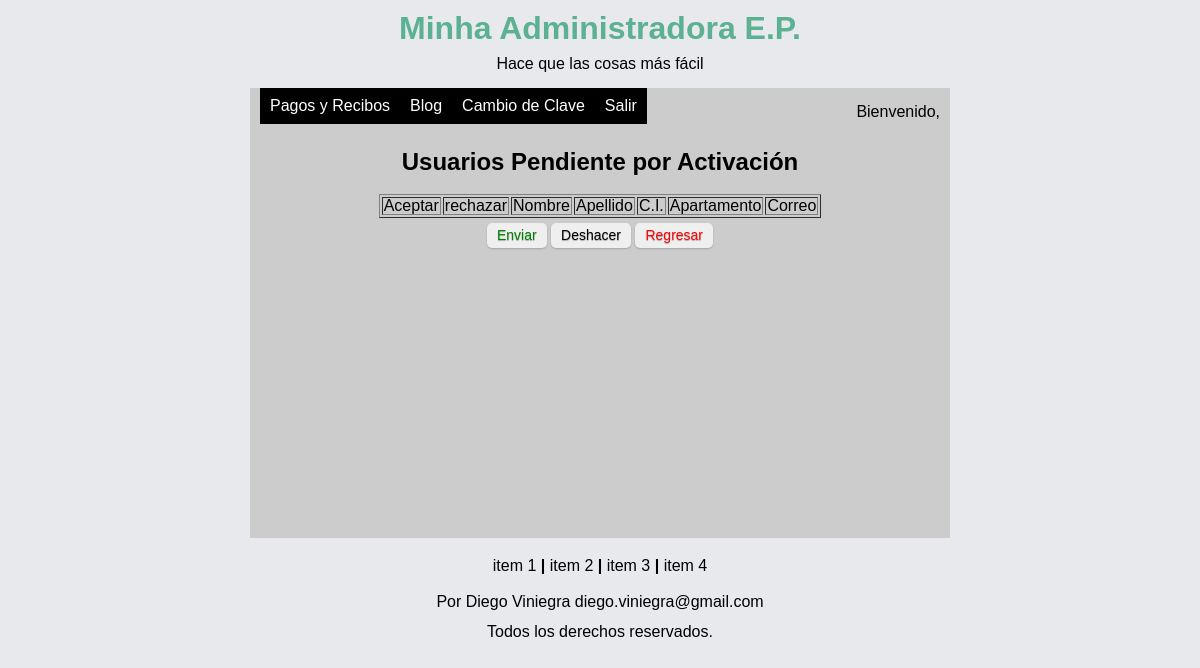
The app's page /admin/pending_users.php, older data.
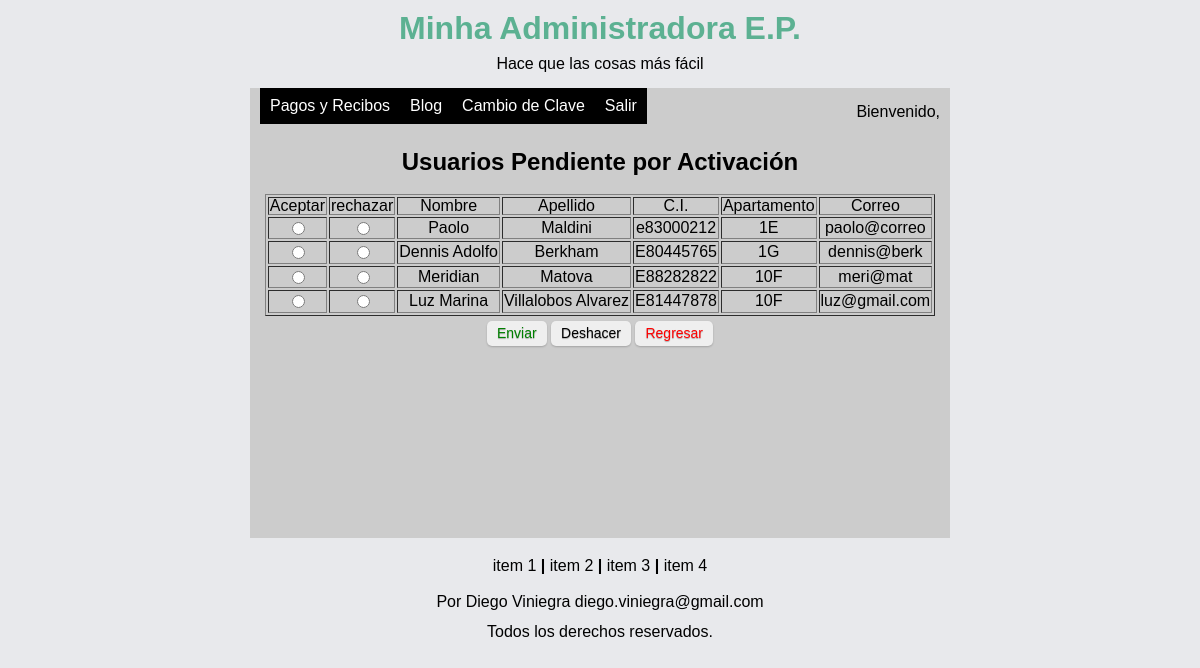
The same page, newer data.
### tables this page shows
CREATE TABLE `userdata` (
  `udata_id` smallint(5) unsigned NOT NULL AUTO_INCREMENT,
  `udata_name` varchar(50) NOT NULL,
  `udata_surname` varchar(50) NOT NULL,
  `udata_ci` varchar(10) NOT NULL COMMENT 'cedula o rif',
  `udata_number_fk` tinyint(3) unsigned NOT NULL COMMENT 'numero de apartamento',
  `udata_user_fk` smallint(5) unsigned NOT NULL,
  PRIMARY KEY (`udata_id`),
  KEY `fk_user` (`udata_user_fk`),
  KEY `udata_number_fk` (`udata_number_fk`),
  CONSTRAINT `link_users` FOREIGN KEY (`udata_user_fk`) REFERENCES `users` (`user_id`),
  CONSTRAINT `userdata_ibfk_1` FOREIGN KEY (`udata_number_fk`) REFERENCES `A17` (`A17_id`)
);

### server.php (called while the page is built, shortened)
<?php
function q_exec($query){
    $res = mysql_query($query) or die("No puede procesar la consulta: " . mysql_error());
    return $res;
}
?>

### admin/pending_users.php (the view, shortened to what this page needs)
<?php
require '../header.php';
require '../menu.php';
?>
<h2 align="center">Usuarios Pendiente por Activación</h2>
<form class="" action="pending_users.php" method="post">
    <table align="center" border="1">
    <?php
    require '../server.php';
    $q = "SELECT udata_name AS 'Nombre',
    		udata_surname AS 'Apellido',
            udata_ci AS 'C.I.',
            A17_number AS 'Apartamento',
    		user_user AS 'Correo'
        FROM users, userdata, A17 WHERE udata_user_fk = user_id AND udata_number_fk = A17_id AND user_active = 0";
    $r = q_exec($q);
    ?><tr> <td>Aceptar</td><td>rechazar</td> <?php
    for ($i = 0; $i < mysql_num_fields($r); $i++) {
        ?><td align="center"><?php echo mysql_field_name($r, $i) ?></td><?php
    }
    ?></tr><?php
    while ($f = mysql_fetch_assoc($r)) {
        ?><tr>
            <td align="center"><input type="radio" name="<?php echo $f['Correo']; ?>" value="1"></td>
            <td align="center"><input type="radio" name="<?php echo $f['Correo']; ?>" value="2"></td>
            <?php
        foreach ($f as $key => $value) {
            ?><td align="center"><?php echo $lista[$key] = $value; ?></td><?php
        }
        ?></tr><?php
    }
     ?>
    </table>
    <div class="button_box" align="center">
        <button type="submit" name="pending_user_button" value="none" class="button_hot principal">Enviar</button>
        <button type="reset" class="button_hot">Deshacer</button>
        <button type="button" class="button_hot secundary" onclick="history.go(-1)">Regresar</button>
    </div>
</form>
    <?php
require '../footer.php';
 ?>

### header.php (shortened to what this page needs)
<!DOCTYPE html>
<html>
    <head>
        <link href="/minha/statics/style.css" type="text/css" media="all" rel="stylesheet" />
    </head>
    <body>
        <header>
            <div class="titulo">
                <h1>Minha Administradora E.P.</h1>
                <p>Hace que las cosas más fácil</p>
            </div>

### menu.php (shortened to what this page needs)
	<ul class="nav">
		<li><a href="">Pagos y Recibos</a>
        </li>
		<li><a href="#">Blog</a></li>
		<li><a href="#">Cambio de Clave</a></li>
        <li><a href="/minha/login.php">Salir</a></li>
	</ul>
</header>
<main>
<br/>
<?php
echo "<div align='right' class='welcome'>Bienvenido, ".$_SESSION['name']."</div>";
?>

### footer.php
        </main>
        <footer>
            <div class="">
                <h4> <a href="#">item 1</a> |
                    <a href="#">item 2</a> |
                    <a href="#">item 3</a> |
                    <a href="#">item 4</a>
                </h4>
            </div>
            <div class="">
                <p>Por Diego Viniegra diego.viniegra@gmail.com</p>
                <p>Todos los derechos reservados.</p>
            </div>
        </footer>
    </body>
</html>

### statics/style.css (style rules this page uses)
body { background: #e8e9ec; font-family: Arial, Helvetica, Verdana, sans-serif; margin-top: 0; padding: 0; line-height: 90%; }
a { color: #5cb192; font-weight: normal; text-decoration: none; line-height: 100%; }
header { margin: auto; width: 760px; font-family: Arial, Helvetica, sans-serif; }
ul, ol { list-style: none; }
.nav > li { float: left; }
.nav li a { background-color:#000; color:#fff; text-decoration:none; padding:10px 10px; display:block; }
main { background-color: #ccc; width: 700px; height: 450px; margin: auto; }
.titulo { margin: auto; text-align: center; padding: 0; }
.titulo h1 { color: #5cb192; font-weight: bold; }
footer { text-align: center; }
footer a { color: #000; line-height: 50%; }
html { overflow: hidden; }
.button_box { padding: 5px; }
.button_hot { display: inline-block; outline: none; cursor: pointer; text-align: center; text-decoration: none; font: 14px Arial, Helvetica, sans-serif; padding:5px 10px 6px; text-shadow: 0 1px 1px rgba(0,0,0,.3); -webkit-border-radius: 5px; -moz-border-radius: 5px; border-radius: 5px; -webkit-box-shadow: 0 1px 2px rgba(0,0,0,.2); -moz-box-shadow: 0 1px 2px rgba(0,0,0,.2); box-shadow: 0 1px 2px rgba(0,0,0,.2); font-weight: normal; border:0; line-height:1; }
.principal { color: green; }
.secundary { color: red; }
.welcome { padding: 3px 10px; }
h2 { padding: 10px; padding-bottom: 2px; line-height: 80%; }

Row changes from the older to the newer data that the page shows:
now on this page (row edited): userdata: value "Paolo", value "Maldini", value "e83000212", value "1E", value "paolo@correo"
now on this page (row edited): userdata: value "Dennis Adolfo", value "Berkham", value "E80445765", value "1G", value "dennis@berk"
added userdata: value "Meridian", value "Matova", value "E88282822", value "10F", value "meri@mat"
added userdata: value "Luz Marina", value "Villalobos Alvarez", value "E81447878", value "10F", value "luz@gmail.com"
